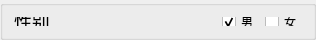
                   <widget class="QGroupBox" name="groupBox_11">
                    <property name="minimumSize">
                     <size>
                      <width>0</width>
                      <height>40</height>
                     </size>
                    </property>
                    <property name="maximumSize">
                     <size>
                      <width>16777215</width>
                      <height>40</height>
                     </size>
                    </property>
                    <property name="styleSheet">
                     <string notr="true">#groupBox_11{
border:none;
}</string>
                    </property>
                    <property name="title">
                     <string/>
                    </property>
                    <layout class="QHBoxLayout" name="horizontalLayout_16">
                     <item>
                      <widget class="QLabel" name="label_13">
                       <property name="maximumSize">
                        <size>
                         <width>80</width>
                         <height>16777215</height>
                        </size>
                       </property>
                       <property name="styleSheet">
                        <string notr="true">font-size:18px;</string>
                       </property>
                       <property name="text">
                        <string>性别</string>
                       </property>
                      </widget>
                     </item>
                     <item>
                      <spacer name="horizontalSpacer_4">
                       <property name="orientation">
                        <enum>Qt::Horizontal</enum>
                       </property>
                       <property name="sizeHint" stdset="0">
                        <size>
                         <width>166</width>
                         <height>19</height>
                        </size>
                       </property>
                      </spacer>
                     </item>
                     <item>
                      <widget class="QCheckBox" name="checkBox_male">
                       <property name="enabled">
                        <bool>true</bool>
                       </property>
                       <property name="styleSheet">
                        <string notr="true"/>
                       </property>
                       <property name="text">
                        <string>男</string>
                       </property>
                       <property name="checked">
                        <bool>true</bool>
                       </property>
                       <property name="tristate">
                        <bool>false</bool>
                       </property>
                      </widget>
                     </item>
                     <item>
                      <widget class="QCheckBox" name="checkBox_female">
                       <property name="styleSheet">
                        <string notr="true"/>
                       </property>
                       <property name="text">
                        <string>女</string>
                       </property>
                      </widget>
                     </item>
                    </layout>
                   </widget>
